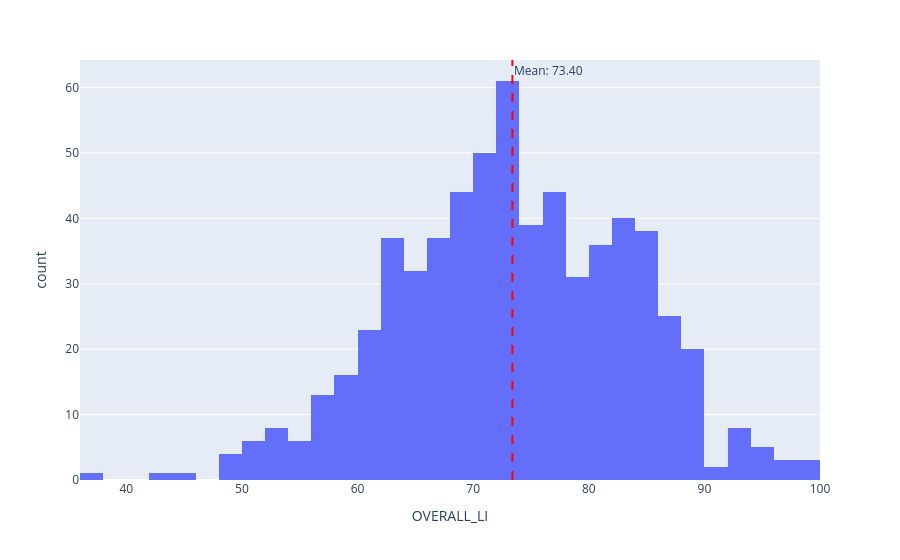

The cell this chart's notebook holds for it:
### Code cell
import plotly.express as px

fig = px.histogram(education_districtwise, 'OVERALL_LI')
fig.add_vline(
    x=mean_val,
    line_dash="dash",
    line_color="red",
    annotation_text=f"Mean: {mean_val:.2f}",
    annotation_position="top right",
)
fig.show()

### Figure 1 — Plotly figure (JSON) as saved in the notebook; plotly's stock layout.template omitted (floating-point values rounded to 4 significant figures; data arrays with more than 128 entries replaced by an {"elided": "..."} marker saying what was removed)
{"data": [{"bingroup": "x", "hovertemplate": "OVERALL_LI=%{x}<br>count=%{y}<extra></extra>", "legendgroup": "", "marker": {"color": "#636efa", "pattern": {"shape": ""}}, "name": "", "orientation": "v", "showlegend": false, "type": "histogram", "x": {"elided": "634 float values"}, "xaxis": "x", "yaxis": "y"}], "layout": {"annotations": [{"showarrow": false, "text": "Mean: 73.40", "x": 73.4, "xanchor": "left", "xref": "x", "y": 1, "yanchor": "top", "yref": "y domain"}], "barmode": "relative", "legend": {"tracegroupgap": 0}, "margin": {"t": 60}, "shapes": [{"line": {"color": "red", "dash": "dash"}, "type": "line", "x0": 73.4, "x1": 73.4, "xref": "x", "y0": 0, "y1": 1, "yref": "y domain"}], "xaxis": {"anchor": "y", "domain": [0, 1], "title": {"text": "OVERALL_LI"}}, "yaxis": {"anchor": "x", "domain": [0, 1], "title": {"text": "count"}}}}
